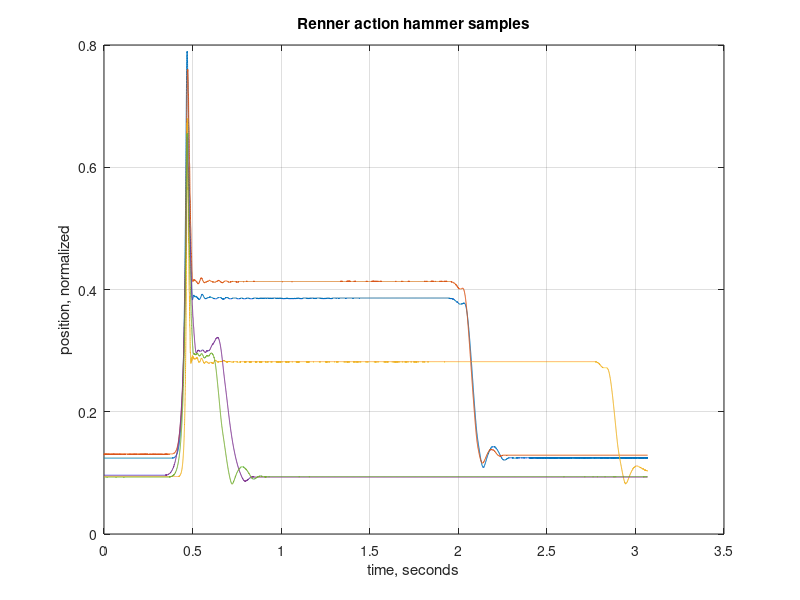
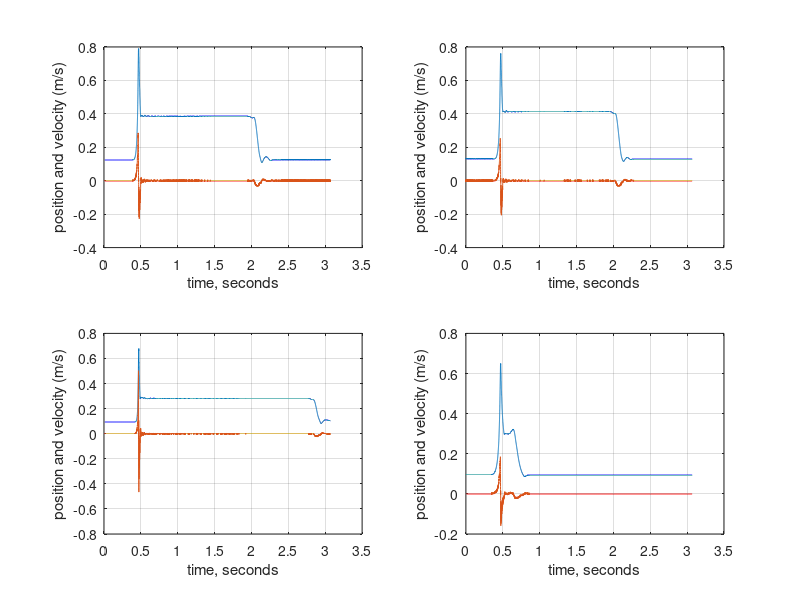

Reproduce these figures in MATLAB, in order.
% Gregary C. Zweigle, 2022

% Samples of Renner action hammer motion.
% Keys are in the 4th octave but I don't recall
% exactly which keys were struck to create the data.
% This data was taken about 6 months ago.

% Data is normalized to 1.0 as max ADC range.
% Variation in amplitude is due to non-uniform sensor placement.

% ADC is 24-bit but data was heavily post-quantized
% due to a temporary implementation constraint.
% This has been fixed and future data sets can be full 24-bit.

% Data was sampled at 8000 samples per second.

% The following Matlab file demonstrates analysis of 
% position and velocity.  This code was written quickly,
% it can be improved.  Note that the point where hammer
% flies off jack toward string is when the velocity peaks
% and starts to decrease. When the hammer hits the string
% the velocity is zero.

clear;

load samples.txt;
len = size(samples)(1);

sample_rate = 8000;
time = [0:len-1]/sample_rate;

% Back of the envelope velocity computation:

% Derivative filter to compute velocity.
% The filter is [1 -1] convolved with a boxcar filter.
% The boxcar is to remove some noise.
M = 10;
b = [1 zeros(1,M) -1];
D = round(length(b)/2);  % Filter delay in units of samples.

% Velocity estimate in meters per second.
% Units: The hammer moves approximately 5/16 of an inch when
% traveling the normalized distance (0 to 1 on vertical axis).
% (5/16 inch * .0254 inches/meter) = the distance covered in meters.
% Velocity can be sanity checked by dx/dt with a ruler on the plots.
dx = filter(b,[1],samples) * 5/16 * 0.0254 * sample_rate / (M+2);
% Remove the filter initialization transient.
dx(1:length(b),:) = zeros(length(b),size(dx)(2));

% Plot the hammer positions with respect to time.
figure(1);
plot(time,samples);
title('Renner action hammer samples');
xlabel('time, seconds');
ylabel('position, normalized');
grid;

% Plot the hammer position and an approximation of the velocity
% with respect to time.  Use the delay value (D) to shift the
% velocity curves in time. This removes the filter delay and
% enables comparing hammer position with associated velocity.
figure(2);
subplot(2,2,1);
plot(time,samples(:,1),time(1:end-D),dx(D+1:end,1));
xlabel('time, seconds');
ylabel('position and velocity (m/s)');
grid;
subplot(2,2,2);
plot(time,samples(:,2),time(1:end-D),dx(D+1:end,2));
xlabel('time, seconds');
ylabel('position and velocity (m/s)');
grid;
subplot(2,2,3);
plot(time,samples(:,3),time(1:end-D),dx(D+1:end,3));
xlabel('time, seconds');
ylabel('position and velocity (m/s)');
grid;
subplot(2,2,4);
plot(time,samples(:,4),time(1:end-D),dx(D+1:end,4));
xlabel('time, seconds');
ylabel('position and velocity (m/s)');
grid;